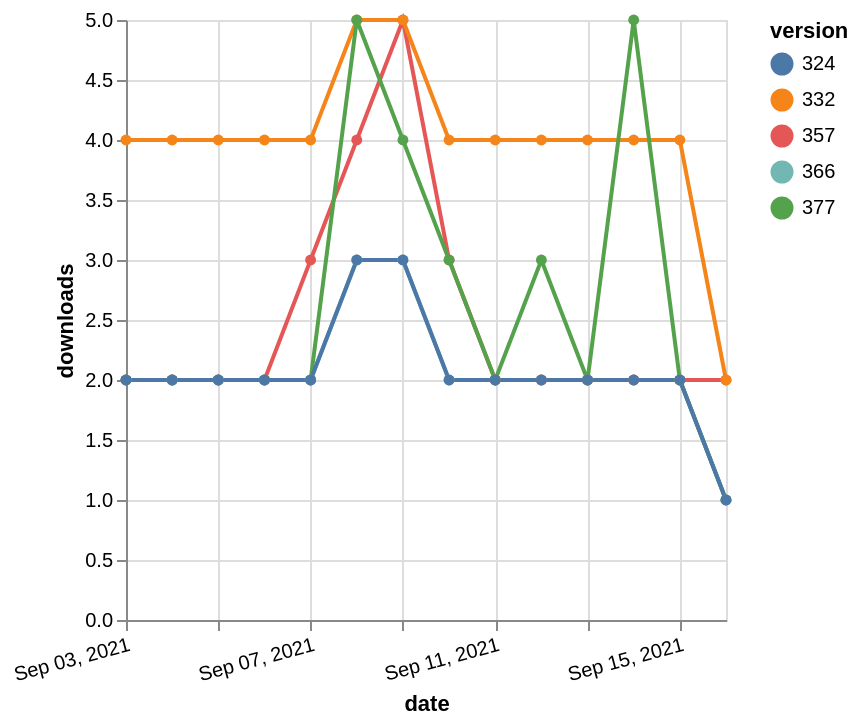

Specify this chart in Vega-Lite:
### Vega-Lite specification from a JSON file in a GitHub repository (floating-point values rounded to 4 significant figures)
{"$schema": "https://vega.github.io/schema/vega-lite/v5.json", "description": "A simple bar chart with embedded data.", "data": {"values": [{"date": "2021-09-03", "total": 2297, "delta": 2, "version": "366"}, {"date": "2021-09-04", "total": 2299, "delta": 2, "version": "366"}, {"date": "2021-09-05", "total": 2301, "delta": 2, "version": "366"}, {"date": "2021-09-06", "total": 2303, "delta": 2, "version": "366"}, {"date": "2021-09-07", "total": 2305, "delta": 2, "version": "366"}, {"date": "2021-09-08", "total": 2308, "delta": 3, "version": "366"}, {"date": "2021-09-09", "total": 2311, "delta": 3, "version": "366"}, {"date": "2021-09-10", "total": 2313, "delta": 2, "version": "366"}, {"date": "2021-09-11", "total": 2315, "delta": 2, "version": "366"}, {"date": "2021-09-12", "total": 2317, "delta": 2, "version": "366"}, {"date": "2021-09-13", "total": 2319, "delta": 2, "version": "366"}, {"date": "2021-09-14", "total": 2321, "delta": 2, "version": "366"}, {"date": "2021-09-15", "total": 2323, "delta": 2, "version": "366"}, {"date": "2021-09-16", "total": 2324, "delta": 1, "version": "366"}, {"date": "2021-09-03", "total": 2864, "delta": 2, "version": "357"}, {"date": "2021-09-04", "total": 2866, "delta": 2, "version": "357"}, {"date": "2021-09-05", "total": 2868, "delta": 2, "version": "357"}, {"date": "2021-09-06", "total": 2870, "delta": 2, "version": "357"}, {"date": "2021-09-07", "total": 2873, "delta": 3, "version": "357"}, {"date": "2021-09-08", "total": 2877, "delta": 4, "version": "357"}, {"date": "2021-09-09", "total": 2882, "delta": 5, "version": "357"}, {"date": "2021-09-10", "total": 2885, "delta": 3, "version": "357"}, {"date": "2021-09-11", "total": 2887, "delta": 2, "version": "357"}, {"date": "2021-09-12", "total": 2889, "delta": 2, "version": "357"}, {"date": "2021-09-13", "total": 2891, "delta": 2, "version": "357"}, {"date": "2021-09-14", "total": 2893, "delta": 2, "version": "357"}, {"date": "2021-09-15", "total": 2895, "delta": 2, "version": "357"}, {"date": "2021-09-16", "total": 2897, "delta": 2, "version": "357"}, {"date": "2021-09-03", "total": 4899, "delta": 4, "version": "332"}, {"date": "2021-09-04", "total": 4903, "delta": 4, "version": "332"}, {"date": "2021-09-05", "total": 4907, "delta": 4, "version": "332"}, {"date": "2021-09-06", "total": 4911, "delta": 4, "version": "332"}, {"date": "2021-09-07", "total": 4915, "delta": 4, "version": "332"}, {"date": "2021-09-08", "total": 4920, "delta": 5, "version": "332"}, {"date": "2021-09-09", "total": 4925, "delta": 5, "version": "332"}, {"date": "2021-09-10", "total": 4929, "delta": 4, "version": "332"}, {"date": "2021-09-11", "total": 4933, "delta": 4, "version": "332"}, {"date": "2021-09-12", "total": 4937, "delta": 4, "version": "332"}, {"date": "2021-09-13", "total": 4941, "delta": 4, "version": "332"}, {"date": "2021-09-14", "total": 4945, "delta": 4, "version": "332"}, {"date": "2021-09-15", "total": 4949, "delta": 4, "version": "332"}, {"date": "2021-09-16", "total": 4951, "delta": 2, "version": "332"}, {"date": "2021-09-03", "total": 2104, "delta": 2, "version": "377"}, {"date": "2021-09-04", "total": 2106, "delta": 2, "version": "377"}, {"date": "2021-09-05", "total": 2108, "delta": 2, "version": "377"}, {"date": "2021-09-06", "total": 2110, "delta": 2, "version": "377"}, {"date": "2021-09-07", "total": 2112, "delta": 2, "version": "377"}, {"date": "2021-09-08", "total": 2117, "delta": 5, "version": "377"}, {"date": "2021-09-09", "total": 2121, "delta": 4, "version": "377"}, {"date": "2021-09-10", "total": 2124, "delta": 3, "version": "377"}, {"date": "2021-09-11", "total": 2126, "delta": 2, "version": "377"}, {"date": "2021-09-12", "total": 2129, "delta": 3, "version": "377"}, {"date": "2021-09-13", "total": 2131, "delta": 2, "version": "377"}, {"date": "2021-09-14", "total": 2136, "delta": 5, "version": "377"}, {"date": "2021-09-15", "total": 2138, "delta": 2, "version": "377"}, {"date": "2021-09-16", "total": 2139, "delta": 1, "version": "377"}, {"date": "2021-09-03", "total": 2606, "delta": 2, "version": "324"}, {"date": "2021-09-04", "total": 2608, "delta": 2, "version": "324"}, {"date": "2021-09-05", "total": 2610, "delta": 2, "version": "324"}, {"date": "2021-09-06", "total": 2612, "delta": 2, "version": "324"}, {"date": "2021-09-07", "total": 2614, "delta": 2, "version": "324"}, {"date": "2021-09-08", "total": 2617, "delta": 3, "version": "324"}, {"date": "2021-09-09", "total": 2620, "delta": 3, "version": "324"}, {"date": "2021-09-10", "total": 2622, "delta": 2, "version": "324"}, {"date": "2021-09-11", "total": 2624, "delta": 2, "version": "324"}, {"date": "2021-09-12", "total": 2626, "delta": 2, "version": "324"}, {"date": "2021-09-13", "total": 2628, "delta": 2, "version": "324"}, {"date": "2021-09-14", "total": 2630, "delta": 2, "version": "324"}, {"date": "2021-09-15", "total": 2632, "delta": 2, "version": "324"}, {"date": "2021-09-16", "total": 2633, "delta": 1, "version": "324"}]}, "width": "container", "mark": {"type": "line", "point": {"filled": true}}, "encoding": {"x": {"field": "date", "type": "temporal", "timeUnit": "yearmonthdate", "title": "date", "axis": {"labelAngle": -15}}, "y": {"field": "delta", "type": "quantitative", "title": "downloads"}, "color": {"field": "version", "type": "nominal"}, "tooltip": {"field": "delta"}}}
